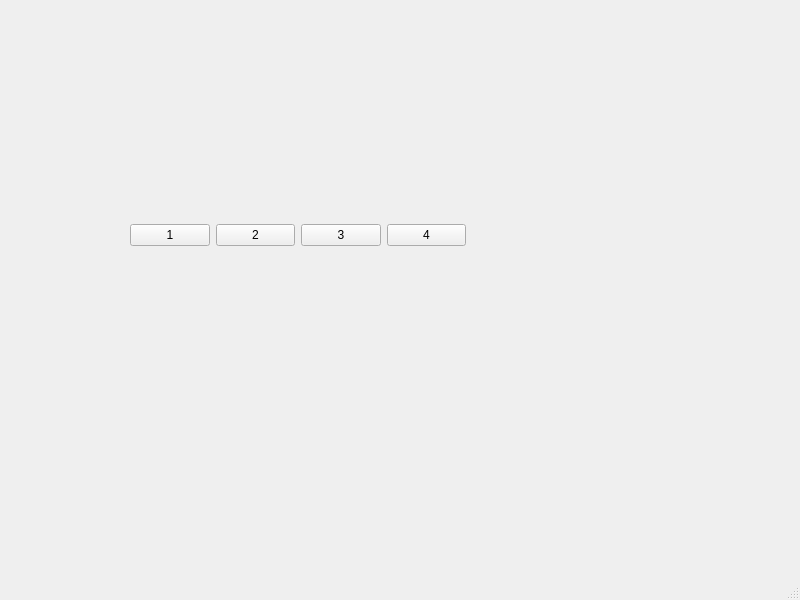
<?xml version="1.0" encoding="UTF-8"?>
<ui version="4.0">
 <class>MainWindow</class>
 <widget class="QMainWindow" name="MainWindow">
  <property name="geometry">
   <rect>
    <x>0</x>
    <y>0</y>
    <width>800</width>
    <height>600</height>
   </rect>
  </property>
  <property name="windowTitle">
   <string>MainWindow</string>
  </property>
  <widget class="QWidget" name="centralwidget">
   <widget class="QWidget" name="horizontalLayoutWidget">
    <property name="geometry">
     <rect>
      <x>130</x>
      <y>160</y>
      <width>336</width>
      <height>151</height>
     </rect>
    </property>
    <layout class="QHBoxLayout" name="horizontalLayout">
     <item>
      <widget class="QPushButton" name="btn1">
       <property name="text">
        <string>1</string>
       </property>
      </widget>
     </item>
     <item>
      <widget class="QPushButton" name="btn2">
       <property name="text">
        <string>2</string>
       </property>
      </widget>
     </item>
     <item>
      <widget class="QPushButton" name="btn3">
       <property name="text">
        <string>3</string>
       </property>
      </widget>
     </item>
     <item>
      <widget class="QPushButton" name="bnt4">
       <property name="text">
        <string>4</string>
       </property>
      </widget>
     </item>
    </layout>
   </widget>
  </widget>
  <widget class="QMenuBar" name="menubar">
   <property name="geometry">
    <rect>
     <x>0</x>
     <y>0</y>
     <width>800</width>
     <height>33</height>
    </rect>
   </property>
  </widget>
  <widget class="QStatusBar" name="statusbar"/>
 </widget>
 <resources/>
 <connections/>
</ui>
